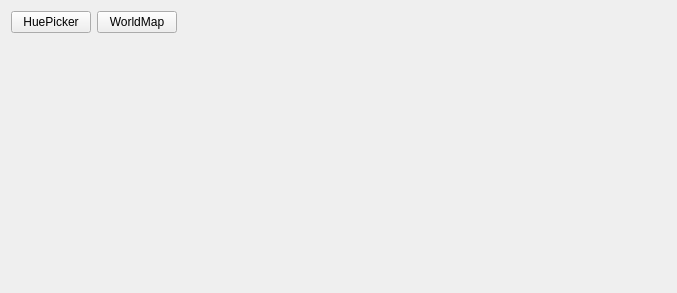
<?xml version="1.0" encoding="UTF-8"?>
<ui version="4.0">
 <class>MainTab_Tools</class>
 <widget class="QWidget" name="MainTab_Tools">
  <property name="geometry">
   <rect>
    <x>0</x>
    <y>0</y>
    <width>677</width>
    <height>293</height>
   </rect>
  </property>
  <property name="windowTitle">
   <string>Form</string>
  </property>
  <layout class="QGridLayout" name="gridLayout_2">
   <item row="0" column="0">
    <layout class="QGridLayout" name="gridLayout">
     <item row="0" column="0">
      <widget class="QPushButton" name="pushButton_huePicker">
       <property name="text">
        <string>HuePicker</string>
       </property>
      </widget>
     </item>
     <item row="1" column="2">
      <spacer name="verticalSpacer">
       <property name="orientation">
        <enum>Qt::Vertical</enum>
       </property>
       <property name="sizeHint" stdset="0">
        <size>
         <width>20</width>
         <height>40</height>
        </size>
       </property>
      </spacer>
     </item>
     <item row="0" column="2">
      <spacer name="horizontalSpacer">
       <property name="orientation">
        <enum>Qt::Horizontal</enum>
       </property>
       <property name="sizeHint" stdset="0">
        <size>
         <width>40</width>
         <height>20</height>
        </size>
       </property>
      </spacer>
     </item>
     <item row="0" column="1">
      <widget class="QPushButton" name="pushButton_worldMap">
       <property name="text">
        <string>WorldMap</string>
       </property>
      </widget>
     </item>
    </layout>
   </item>
  </layout>
 </widget>
 <resources/>
 <connections/>
</ui>
